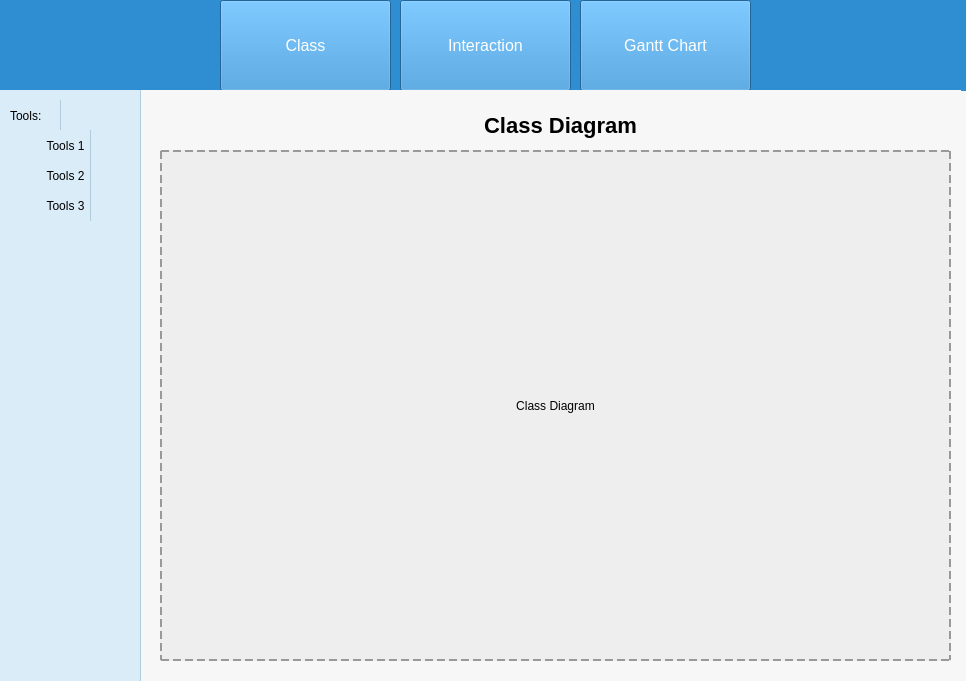
<?xml version="1.0" encoding="UTF-8"?>
<ui version="4.0">
 <class>Form</class>
 <widget class="QWidget" name="Form">
  <property name="geometry">
   <rect>
    <x>0</x>
    <y>0</y>
    <width>966</width>
    <height>681</height>
   </rect>
  </property>
  <property name="windowTitle">
   <string>Form</string>
  </property>
  <property name="styleSheet">
   <string notr="true">background-color:  rgb(247, 247, 247)
</string>
  </property>
  <widget class="QWidget" name="widget" native="true">
   <property name="geometry">
    <rect>
     <x>0</x>
     <y>0</y>
     <width>971</width>
     <height>91</height>
    </rect>
   </property>
   <property name="styleSheet">
    <string notr="true">background-color: #2f8ed2;
color: white;</string>
   </property>
   <widget class="QPushButton" name="class_2">
    <property name="geometry">
     <rect>
      <x>220</x>
      <y>0</y>
      <width>171</width>
      <height>91</height>
     </rect>
    </property>
    <property name="styleSheet">
     <string notr="true">QPushButton {
                    font-size: 16px;
                    background: #2f8ed2;
                    color: white;
                }
                QPushButton:hover {
                    background: #fdd148;
                    color: black;
                }</string>
    </property>
    <property name="text">
     <string>Class</string>
    </property>
   </widget>
   <widget class="QPushButton" name="interaction">
    <property name="geometry">
     <rect>
      <x>400</x>
      <y>0</y>
      <width>171</width>
      <height>91</height>
     </rect>
    </property>
    <property name="styleSheet">
     <string notr="true">QPushButton {
                    font-size: 16px;
                    background: #2f8ed2;
                    color: white;
                }
                QPushButton:hover {
                    background: #fdd148;
                    color: black;
                }</string>
    </property>
    <property name="text">
     <string>Interaction</string>
    </property>
   </widget>
   <widget class="QPushButton" name="GanttChart">
    <property name="geometry">
     <rect>
      <x>580</x>
      <y>0</y>
      <width>171</width>
      <height>91</height>
     </rect>
    </property>
    <property name="styleSheet">
     <string notr="true">QPushButton {
                    font-size: 16px;
                    background: #2f8ed2;
                    color: white;
                }
                QPushButton:hover {
                    background: #fdd148;
                    color: black;
                }</string>
    </property>
    <property name="text">
     <string>Gantt Chart</string>
    </property>
   </widget>
  </widget>
  <widget class="QStackedWidget" name="stackedWidget">
   <property name="geometry">
    <rect>
     <x>0</x>
     <y>90</y>
     <width>961</width>
     <height>591</height>
    </rect>
   </property>
   <widget class="QWidget" name="classPage">
    <widget class="QWidget" name="widget_2" native="true">
     <property name="geometry">
      <rect>
       <x>0</x>
       <y>0</y>
       <width>141</width>
       <height>591</height>
      </rect>
     </property>
     <property name="styleSheet">
      <string notr="true">background-color: #d9ecf7;
            border-right: 1px solid #b0cddd;</string>
     </property>
     <widget class="QLabel" name="label">
      <property name="geometry">
       <rect>
        <x>10</x>
        <y>10</y>
        <width>51</width>
        <height>31</height>
       </rect>
      </property>
      <property name="styleSheet">
       <string notr="true">color: rgb(0, 0, 0)</string>
      </property>
      <property name="text">
       <string>Tools:</string>
      </property>
     </widget>
     <widget class="QLabel" name="label_2">
      <property name="geometry">
       <rect>
        <x>40</x>
        <y>40</y>
        <width>51</width>
        <height>31</height>
       </rect>
      </property>
      <property name="styleSheet">
       <string notr="true">color: rgb(0, 0, 0)</string>
      </property>
      <property name="text">
       <string>Tools 1</string>
      </property>
      <property name="alignment">
       <set>Qt::AlignmentFlag::AlignCenter</set>
      </property>
     </widget>
     <widget class="QLabel" name="label_3">
      <property name="geometry">
       <rect>
        <x>40</x>
        <y>70</y>
        <width>51</width>
        <height>31</height>
       </rect>
      </property>
      <property name="styleSheet">
       <string notr="true">color: rgb(0, 0, 0)</string>
      </property>
      <property name="text">
       <string>Tools 2</string>
      </property>
      <property name="alignment">
       <set>Qt::AlignmentFlag::AlignCenter</set>
      </property>
     </widget>
     <widget class="QLabel" name="label_4">
      <property name="geometry">
       <rect>
        <x>40</x>
        <y>100</y>
        <width>51</width>
        <height>31</height>
       </rect>
      </property>
      <property name="styleSheet">
       <string notr="true">color: rgb(0, 0, 0)</string>
      </property>
      <property name="text">
       <string>Tools 3</string>
      </property>
      <property name="alignment">
       <set>Qt::AlignmentFlag::AlignCenter</set>
      </property>
     </widget>
    </widget>
    <widget class="QLabel" name="label_5">
     <property name="geometry">
      <rect>
       <x>450</x>
       <y>20</y>
       <width>221</width>
       <height>31</height>
      </rect>
     </property>
     <property name="styleSheet">
      <string notr="true">color: rgb(0, 0, 0);
font-size: 22px;
font-weight: bold;</string>
     </property>
     <property name="text">
      <string>Class Diagram</string>
     </property>
     <property name="alignment">
      <set>Qt::AlignmentFlag::AlignCenter</set>
     </property>
    </widget>
    <widget class="QLabel" name="label_6">
     <property name="geometry">
      <rect>
       <x>160</x>
       <y>60</y>
       <width>791</width>
       <height>511</height>
      </rect>
     </property>
     <property name="styleSheet">
      <string notr="true">background: #eeeeee;
            border: 2px dashed #999;
color: black;</string>
     </property>
     <property name="text">
      <string>Class Diagram</string>
     </property>
     <property name="alignment">
      <set>Qt::AlignmentFlag::AlignCenter</set>
     </property>
    </widget>
   </widget>
   <widget class="QWidget" name="ganttPage">
    <widget class="QLabel" name="label_14">
     <property name="geometry">
      <rect>
       <x>380</x>
       <y>20</y>
       <width>221</width>
       <height>31</height>
      </rect>
     </property>
     <property name="styleSheet">
      <string notr="true">color: rgb(0, 0, 0);
font-size: 22px;
font-weight: bold;</string>
     </property>
     <property name="text">
      <string>Gantt Chart</string>
     </property>
     <property name="alignment">
      <set>Qt::AlignmentFlag::AlignCenter</set>
     </property>
    </widget>
    <widget class="QLabel" name="label_13">
     <property name="geometry">
      <rect>
       <x>20</x>
       <y>60</y>
       <width>931</width>
       <height>511</height>
      </rect>
     </property>
     <property name="styleSheet">
      <string notr="true">background: #eeeeee;
            border: 2px dashed #999;
color: black;</string>
     </property>
     <property name="text">
      <string>Gantt Chart</string>
     </property>
     <property name="alignment">
      <set>Qt::AlignmentFlag::AlignCenter</set>
     </property>
    </widget>
   </widget>
   <widget class="QWidget" name="interactionPage">
    <widget class="QLabel" name="label_12">
     <property name="geometry">
      <rect>
       <x>160</x>
       <y>60</y>
       <width>791</width>
       <height>511</height>
      </rect>
     </property>
     <property name="styleSheet">
      <string notr="true">background: #eeeeee;
            border: 2px dashed #999;
color: black;</string>
     </property>
     <property name="text">
      <string>Interaction Diagram</string>
     </property>
     <property name="alignment">
      <set>Qt::AlignmentFlag::AlignCenter</set>
     </property>
    </widget>
    <widget class="QLabel" name="label_11">
     <property name="geometry">
      <rect>
       <x>450</x>
       <y>20</y>
       <width>221</width>
       <height>31</height>
      </rect>
     </property>
     <property name="styleSheet">
      <string notr="true">color: rgb(0, 0, 0);
font-size: 22px;
font-weight: bold;</string>
     </property>
     <property name="text">
      <string>Interaction Diagram</string>
     </property>
     <property name="alignment">
      <set>Qt::AlignmentFlag::AlignCenter</set>
     </property>
    </widget>
    <widget class="QWidget" name="widget_3" native="true">
     <property name="geometry">
      <rect>
       <x>0</x>
       <y>0</y>
       <width>141</width>
       <height>591</height>
      </rect>
     </property>
     <property name="styleSheet">
      <string notr="true">background-color: #d9ecf7;
            border-right: 1px solid #b0cddd;</string>
     </property>
     <widget class="QLabel" name="label_7">
      <property name="geometry">
       <rect>
        <x>10</x>
        <y>10</y>
        <width>51</width>
        <height>31</height>
       </rect>
      </property>
      <property name="styleSheet">
       <string notr="true">color: rgb(0, 0, 0)</string>
      </property>
      <property name="text">
       <string>Tools:</string>
      </property>
     </widget>
     <widget class="QLabel" name="label_8">
      <property name="geometry">
       <rect>
        <x>40</x>
        <y>40</y>
        <width>51</width>
        <height>31</height>
       </rect>
      </property>
      <property name="styleSheet">
       <string notr="true">color: rgb(0, 0, 0)</string>
      </property>
      <property name="text">
       <string>Tools 1</string>
      </property>
      <property name="alignment">
       <set>Qt::AlignmentFlag::AlignCenter</set>
      </property>
     </widget>
     <widget class="QLabel" name="label_9">
      <property name="geometry">
       <rect>
        <x>40</x>
        <y>70</y>
        <width>51</width>
        <height>31</height>
       </rect>
      </property>
      <property name="styleSheet">
       <string notr="true">color: rgb(0, 0, 0)</string>
      </property>
      <property name="text">
       <string>Tools 2</string>
      </property>
      <property name="alignment">
       <set>Qt::AlignmentFlag::AlignCenter</set>
      </property>
     </widget>
     <widget class="QLabel" name="label_10">
      <property name="geometry">
       <rect>
        <x>40</x>
        <y>100</y>
        <width>51</width>
        <height>31</height>
       </rect>
      </property>
      <property name="styleSheet">
       <string notr="true">color: rgb(0, 0, 0)</string>
      </property>
      <property name="text">
       <string>Tools 3</string>
      </property>
      <property name="alignment">
       <set>Qt::AlignmentFlag::AlignCenter</set>
      </property>
     </widget>
    </widget>
   </widget>
  </widget>
 </widget>
 <resources/>
 <connections/>
</ui>
